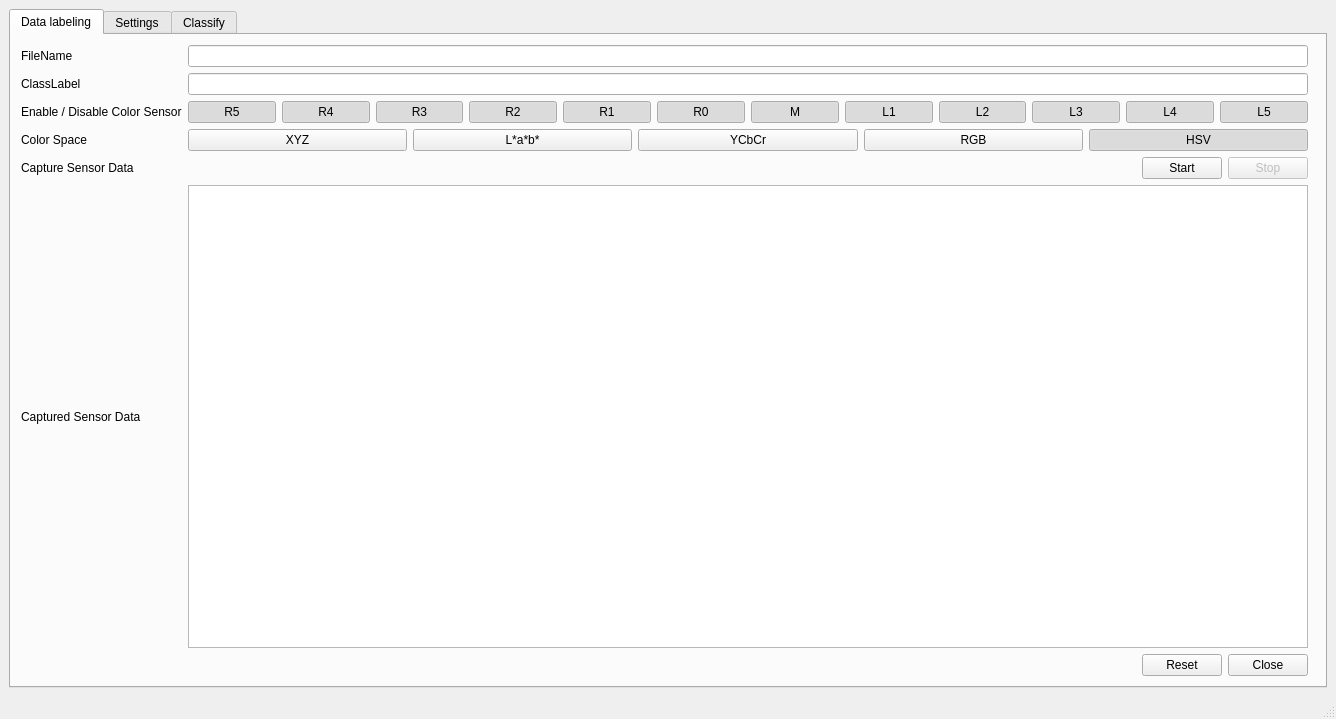
<?xml version="1.0" encoding="UTF-8"?>
<ui version="4.0">
 <class>MainWindow</class>
 <widget class="QMainWindow" name="MainWindow">
  <property name="geometry">
   <rect>
    <x>0</x>
    <y>0</y>
    <width>1336</width>
    <height>719</height>
   </rect>
  </property>
  <property name="windowTitle">
   <string>Data Collection</string>
  </property>
  <property name="windowIcon">
   <iconset>
    <normaloff>Icon/research4-1.png</normaloff>Icon/research4-1.png</iconset>
  </property>
  <widget class="QWidget" name="centralwidget">
   <layout class="QGridLayout" name="gridLayout">
    <item row="0" column="0">
     <widget class="QTabWidget" name="mainTabObj">
      <property name="toolTip">
       <string/>
      </property>
      <property name="currentIndex">
       <number>0</number>
      </property>
      <property name="movable">
       <bool>true</bool>
      </property>
      <property name="tabBarAutoHide">
       <bool>true</bool>
      </property>
      <widget class="QWidget" name="dataLabelingTab">
       <attribute name="title">
        <string>Data labeling</string>
       </attribute>
       <widget class="QWidget" name="formLayoutWidget">
        <property name="geometry">
         <rect>
          <x>10</x>
          <y>10</y>
          <width>1287</width>
          <height>631</height>
         </rect>
        </property>
        <layout class="QGridLayout" name="dataLabelingTabGridLayout">
         <property name="sizeConstraint">
          <enum>QLayout::SetNoConstraint</enum>
         </property>
         <item row="0" column="1">
          <widget class="QLineEdit" name="fileNameLineEdit"/>
         </item>
         <item row="2" column="1">
          <layout class="QHBoxLayout" name="sensorButtonHorizontalLayout">
           <item>
            <widget class="QPushButton" name="colSensorButton1">
             <property name="acceptDrops">
              <bool>false</bool>
             </property>
             <property name="text">
              <string>R5</string>
             </property>
             <property name="checkable">
              <bool>true</bool>
             </property>
             <property name="checked">
              <bool>true</bool>
             </property>
            </widget>
           </item>
           <item>
            <widget class="QPushButton" name="colSensorButton2">
             <property name="text">
              <string>R4</string>
             </property>
             <property name="checkable">
              <bool>true</bool>
             </property>
             <property name="checked">
              <bool>true</bool>
             </property>
            </widget>
           </item>
           <item>
            <widget class="QPushButton" name="colSensorButton3">
             <property name="text">
              <string>R3</string>
             </property>
             <property name="checkable">
              <bool>true</bool>
             </property>
             <property name="checked">
              <bool>true</bool>
             </property>
            </widget>
           </item>
           <item>
            <widget class="QPushButton" name="colSensorButton4">
             <property name="text">
              <string>R2</string>
             </property>
             <property name="checkable">
              <bool>true</bool>
             </property>
             <property name="checked">
              <bool>true</bool>
             </property>
            </widget>
           </item>
           <item>
            <widget class="QPushButton" name="colSensorButton5">
             <property name="text">
              <string>R1</string>
             </property>
             <property name="checkable">
              <bool>true</bool>
             </property>
             <property name="checked">
              <bool>true</bool>
             </property>
            </widget>
           </item>
           <item>
            <widget class="QPushButton" name="colSensorButton6">
             <property name="text">
              <string>R0</string>
             </property>
             <property name="checkable">
              <bool>true</bool>
             </property>
             <property name="checked">
              <bool>true</bool>
             </property>
            </widget>
           </item>
           <item>
            <widget class="QPushButton" name="colSensorButton7">
             <property name="text">
              <string>M</string>
             </property>
             <property name="checkable">
              <bool>true</bool>
             </property>
             <property name="checked">
              <bool>true</bool>
             </property>
            </widget>
           </item>
           <item>
            <widget class="QPushButton" name="colSensorButton8">
             <property name="text">
              <string>L1</string>
             </property>
             <property name="checkable">
              <bool>true</bool>
             </property>
             <property name="checked">
              <bool>true</bool>
             </property>
            </widget>
           </item>
           <item>
            <widget class="QPushButton" name="colSensorButton9">
             <property name="text">
              <string>L2</string>
             </property>
             <property name="checkable">
              <bool>true</bool>
             </property>
             <property name="checked">
              <bool>true</bool>
             </property>
            </widget>
           </item>
           <item>
            <widget class="QPushButton" name="colSensorButton10">
             <property name="text">
              <string>L3</string>
             </property>
             <property name="checkable">
              <bool>true</bool>
             </property>
             <property name="checked">
              <bool>true</bool>
             </property>
            </widget>
           </item>
           <item>
            <widget class="QPushButton" name="colSensorButton11">
             <property name="text">
              <string>L4</string>
             </property>
             <property name="checkable">
              <bool>true</bool>
             </property>
             <property name="checked">
              <bool>true</bool>
             </property>
            </widget>
           </item>
           <item>
            <widget class="QPushButton" name="colSensorButton12">
             <property name="text">
              <string>L5</string>
             </property>
             <property name="checkable">
              <bool>true</bool>
             </property>
             <property name="checked">
              <bool>true</bool>
             </property>
            </widget>
           </item>
          </layout>
         </item>
         <item row="1" column="0">
          <widget class="QLabel" name="classLabelLabel">
           <property name="text">
            <string>ClassLabel</string>
           </property>
          </widget>
         </item>
         <item row="2" column="0">
          <widget class="QLabel" name="sensorEnableDisableLabel">
           <property name="text">
            <string>Enable / Disable Color Sensor</string>
           </property>
          </widget>
         </item>
         <item row="4" column="0">
          <widget class="QLabel" name="captureLabel">
           <property name="text">
            <string>Capture Sensor Data</string>
           </property>
          </widget>
         </item>
         <item row="9" column="1">
          <layout class="QHBoxLayout" name="closeResetHLayout">
           <item>
            <spacer name="horizontalSpacer">
             <property name="orientation">
              <enum>Qt::Horizontal</enum>
             </property>
             <property name="sizeHint" stdset="0">
              <size>
               <width>40</width>
               <height>20</height>
              </size>
             </property>
            </spacer>
           </item>
           <item>
            <widget class="QPushButton" name="resetBtn">
             <property name="text">
              <string>Reset</string>
             </property>
            </widget>
           </item>
           <item>
            <widget class="QPushButton" name="closeBtn">
             <property name="text">
              <string>Close</string>
             </property>
            </widget>
           </item>
          </layout>
         </item>
         <item row="0" column="0">
          <widget class="QLabel" name="fileNameLabel">
           <property name="text">
            <string>FileName</string>
           </property>
          </widget>
         </item>
         <item row="4" column="1">
          <layout class="QHBoxLayout" name="capturSensorDataHLayout">
           <item>
            <spacer name="horizontalSpacer_2">
             <property name="orientation">
              <enum>Qt::Horizontal</enum>
             </property>
             <property name="sizeHint" stdset="0">
              <size>
               <width>30</width>
               <height>20</height>
              </size>
             </property>
            </spacer>
           </item>
           <item>
            <widget class="QPushButton" name="startCaptureBtn">
             <property name="mouseTracking">
              <bool>false</bool>
             </property>
             <property name="toolTip">
              <string>click to capture the sensor data</string>
             </property>
             <property name="whatsThis">
              <string>click to capture the sensor data</string>
             </property>
             <property name="text">
              <string>Start</string>
             </property>
            </widget>
           </item>
           <item>
            <widget class="QPushButton" name="stopCaptureBtn">
             <property name="enabled">
              <bool>false</bool>
             </property>
             <property name="text">
              <string>Stop</string>
             </property>
            </widget>
           </item>
          </layout>
         </item>
         <item row="5" column="1">
          <widget class="QTextEdit" name="sensorTextEdit">
           <property name="undoRedoEnabled">
            <bool>false</bool>
           </property>
           <property name="readOnly">
            <bool>true</bool>
           </property>
          </widget>
         </item>
         <item row="1" column="1">
          <widget class="QLineEdit" name="classLabelLineEdit"/>
         </item>
         <item row="5" column="0">
          <widget class="QLabel" name="sensorTextLabel">
           <property name="text">
            <string>Captured Sensor Data</string>
           </property>
          </widget>
         </item>
         <item row="3" column="0">
          <widget class="QLabel" name="colorSpaceLabel">
           <property name="text">
            <string>Color Space</string>
           </property>
          </widget>
         </item>
         <item row="3" column="1">
          <layout class="QHBoxLayout" name="colorSpaceButtonsHorizontalLayout">
           <item>
            <widget class="QPushButton" name="colorSpaceXYZButton">
             <property name="text">
              <string>XYZ</string>
             </property>
             <property name="checkable">
              <bool>true</bool>
             </property>
             <property name="autoExclusive">
              <bool>true</bool>
             </property>
            </widget>
           </item>
           <item>
            <widget class="QPushButton" name="colorSpaceLabButton">
             <property name="text">
              <string>L*a*b*</string>
             </property>
             <property name="checkable">
              <bool>true</bool>
             </property>
             <property name="autoExclusive">
              <bool>true</bool>
             </property>
            </widget>
           </item>
           <item>
            <widget class="QPushButton" name="colorSpaceYCbCrButton">
             <property name="text">
              <string>YCbCr</string>
             </property>
             <property name="checkable">
              <bool>true</bool>
             </property>
             <property name="autoExclusive">
              <bool>true</bool>
             </property>
            </widget>
           </item>
           <item>
            <widget class="QPushButton" name="colorSpaceRGBButton">
             <property name="text">
              <string>RGB</string>
             </property>
             <property name="checkable">
              <bool>true</bool>
             </property>
             <property name="autoExclusive">
              <bool>true</bool>
             </property>
            </widget>
           </item>
           <item>
            <widget class="QPushButton" name="colorSpaceHSVButton">
             <property name="text">
              <string>HSV</string>
             </property>
             <property name="checkable">
              <bool>true</bool>
             </property>
             <property name="checked">
              <bool>true</bool>
             </property>
             <property name="autoExclusive">
              <bool>true</bool>
             </property>
            </widget>
           </item>
          </layout>
         </item>
        </layout>
       </widget>
      </widget>
      <widget class="QWidget" name="settingTab">
       <attribute name="title">
        <string>Settings</string>
       </attribute>
       <widget class="QWidget" name="gridLayoutWidget_2">
        <property name="geometry">
         <rect>
          <x>0</x>
          <y>10</y>
          <width>351</width>
          <height>131</height>
         </rect>
        </property>
        <layout class="QGridLayout" name="settingTabMainGridLayout">
         <property name="sizeConstraint">
          <enum>QLayout::SetNoConstraint</enum>
         </property>
         <item row="0" column="1">
          <layout class="QVBoxLayout" name="setialPortSettingsVerticalLayout">
           <item>
            <layout class="QHBoxLayout" name="baudrateHorizontalLayout">
             <item>
              <widget class="QLabel" name="baudrateLabel">
               <property name="layoutDirection">
                <enum>Qt::LeftToRight</enum>
               </property>
               <property name="text">
                <string>Baudrate</string>
               </property>
              </widget>
             </item>
             <item>
              <widget class="QComboBox" name="baudrateComboBox">
               <property name="currentText">
                <string>115200</string>
               </property>
               <property name="maxVisibleItems">
                <number>20</number>
               </property>
               <property name="sizeAdjustPolicy">
                <enum>QComboBox::AdjustToMinimumContentsLength</enum>
               </property>
               <item>
                <property name="text">
                 <string>115200</string>
                </property>
               </item>
               <item>
                <property name="text">
                 <string>57600</string>
                </property>
               </item>
               <item>
                <property name="text">
                 <string>38400</string>
                </property>
               </item>
               <item>
                <property name="text">
                 <string>28800</string>
                </property>
               </item>
               <item>
                <property name="text">
                 <string>19200</string>
                </property>
               </item>
               <item>
                <property name="text">
                 <string>14400</string>
                </property>
               </item>
               <item>
                <property name="text">
                 <string>9600</string>
                </property>
               </item>
               <item>
                <property name="text">
                 <string>4800</string>
                </property>
               </item>
               <item>
                <property name="text">
                 <string>2400</string>
                </property>
               </item>
               <item>
                <property name="text">
                 <string>1200</string>
                </property>
               </item>
               <item>
                <property name="text">
                 <string>900</string>
                </property>
               </item>
               <item>
                <property name="text">
                 <string>600</string>
                </property>
               </item>
               <item>
                <property name="text">
                 <string>300</string>
                </property>
               </item>
              </widget>
             </item>
            </layout>
           </item>
           <item>
            <layout class="QHBoxLayout" name="portHorizontalLayout">
             <item>
              <widget class="QLabel" name="portLabel">
               <property name="text">
                <string>Port</string>
               </property>
              </widget>
             </item>
             <item>
              <spacer name="horizontalSpacer_3">
               <property name="orientation">
                <enum>Qt::Horizontal</enum>
               </property>
               <property name="sizeHint" stdset="0">
                <size>
                 <width>40</width>
                 <height>20</height>
                </size>
               </property>
              </spacer>
             </item>
             <item>
              <widget class="QLineEdit" name="portlineEdit">
               <property name="text">
                <string>COM6</string>
               </property>
              </widget>
             </item>
            </layout>
           </item>
          </layout>
         </item>
         <item row="0" column="0">
          <widget class="QLabel" name="serialPortSettingsLabel">
           <property name="text">
            <string>Serial Port Settings</string>
           </property>
          </widget>
         </item>
         <item row="1" column="1">
          <layout class="QHBoxLayout" name="recordingFolderLocationhorizontalLayout">
           <item>
            <spacer name="horizontalSpacer_4">
             <property name="orientation">
              <enum>Qt::Horizontal</enum>
             </property>
             <property name="sizeHint" stdset="0">
              <size>
               <width>40</width>
               <height>20</height>
              </size>
             </property>
            </spacer>
           </item>
           <item>
            <widget class="QLineEdit" name="recordingFolderLocationLineEdit">
             <property name="text">
              <string>recording_folder/</string>
             </property>
            </widget>
           </item>
          </layout>
         </item>
         <item row="1" column="0">
          <widget class="QLabel" name="recordingFolderLocationLabel">
           <property name="text">
            <string>Recording Folder Location</string>
           </property>
          </widget>
         </item>
        </layout>
       </widget>
      </widget>
      <widget class="QWidget" name="classifierTab">
       <attribute name="title">
        <string>Classify</string>
       </attribute>
       <widget class="QWidget" name="gridLayoutWidget">
        <property name="geometry">
         <rect>
          <x>9</x>
          <y>9</y>
          <width>1321</width>
          <height>801</height>
         </rect>
        </property>
        <layout class="QGridLayout" name="classifierTabGridLayout">
         <property name="sizeConstraint">
          <enum>QLayout::SetNoConstraint</enum>
         </property>
        </layout>
       </widget>
      </widget>
     </widget>
    </item>
   </layout>
  </widget>
  <widget class="QStatusBar" name="statusbar"/>
 </widget>
 <resources/>
 <connections/>
</ui>
